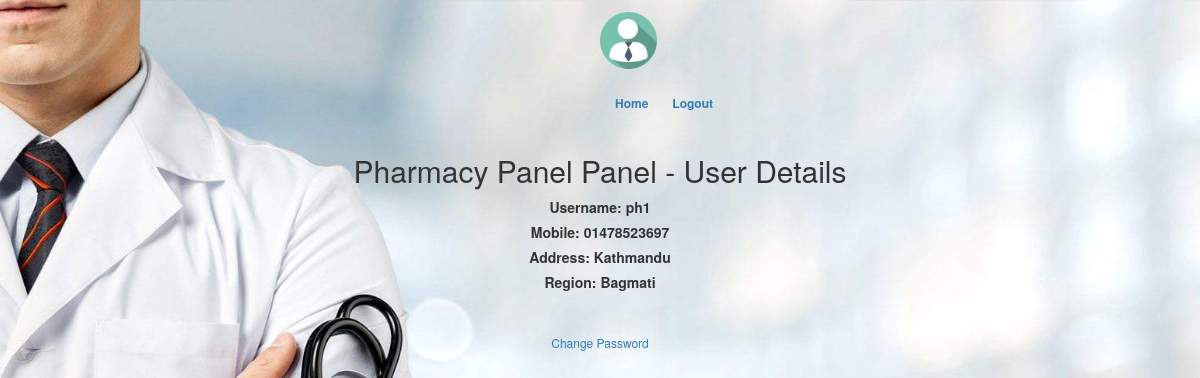
Screenshot of /pharprofile.php (signed in) with the database file from the repository.
### tables this page shows
CREATE TABLE `pharmacy` (
  `pId` int(11) NOT NULL,
  `pName` varchar(40) NOT NULL,
  `phMobile` varchar(40) NOT NULL,
  `phAddress` varchar(40) NOT NULL,
  `pRegion` varchar(40) NOT NULL
);

### pharprofile.php (the view, shortened to what this page needs)
<!DOCTYPE html>
 <html class="no-js">
<html lang="en-US">
<head>
	<link rel="stylesheet" type="text/css" href="css/font-awesome.min.css" media="all" />
	<link rel="stylesheet" type="text/css" href="css/normalize.css" media="all" />
	<link rel="stylesheet" type="text/css" href="css/bootstrap.css" media="all" />
	<link rel="stylesheet" type="text/css" href="style.css" media="all" />
</head>
<body class="login">
	<div class="header-area">
		<div class="header-top">
			<div class="container">
                <a href="#"><img src="img/client-1295901_960_720.png" style="max-height: 5%;max-width: 5%;margin-left: 50%;opacity:1.0;"></a>
				<div class="menu col-md-5" style="margin-left: 20%;margin-top: 2%">
					<ul class="list-unstyled list-inline pull-right">
						<li><a href="#">Home</a></li>
						<li><a href="index.php">Logout</a></li>
					</ul>
				</div>
			</div>
		</div>
	</div>
    <?php
                        $con=mysqli_connect("localhost","root","");
                        mysqli_select_db($con,'medicineguide');
                        $result = mysqli_query($con,"SELECT * FROM pharmacy where pName='".$_SESSION["uname"]."';") or die("Failed to Login".mysql_error());
                        $row = mysqli_fetch_array($result);
                        $puName=$row["pName"];
                        $phuMobile=$row["phMobile"];
                        $phuAdd=$row["phAddress"];
                        $puRegion=$row["pRegion"];
    ?>
	<div class="main-area">
		<div class="">
			<form class="col-md-6 col-sm-offset-3 text-center">
            <h2>Pharmacy Panel Panel - User Details</h2>
			  <div class="form-group center">
                  <label>Username: </label>
                  <?php echo "<label>".$puName."</label>";
                  ?>
                  <br>
                  <label>Mobile: </label>
                  <?php echo "<label>".$phuMobile."</label>";
                  ?>
                  <br>
                  <label>Address: </label>
                  <?php echo "<label>".$phuAdd."</label>";
                  ?>
                  <br>
                  <label>Region: </label>
                  <?php echo "<label>".$puRegion."</label>";
                  ?>
                  <br>
			  </div>
                <br>
                <a href="changepass.php">Change Password</a>
			  <br>
			</form>
			<br>
		</div>
	</div>
</body>
</html>

### style.css (style rules this page uses)
.header-top { padding: 1%; }
.menu { margin-left: 150px; }
.menu a { text-decoration: none; font-weight: bold; margin-left: 10px; }
.login { background: url(images/13.jpg) no-repeat center center fixed; -webkit-background-size: cover; -moz-background-size: cover; -o-background-size: cover; background-size: cover; }
.login a { font-size: 12px; line-height: 0; }

### rows the page displays
pharmacy: pName "ph1", phMobile "01478523697", phAddress "Kathmandu", pRegion "Bagmati"
